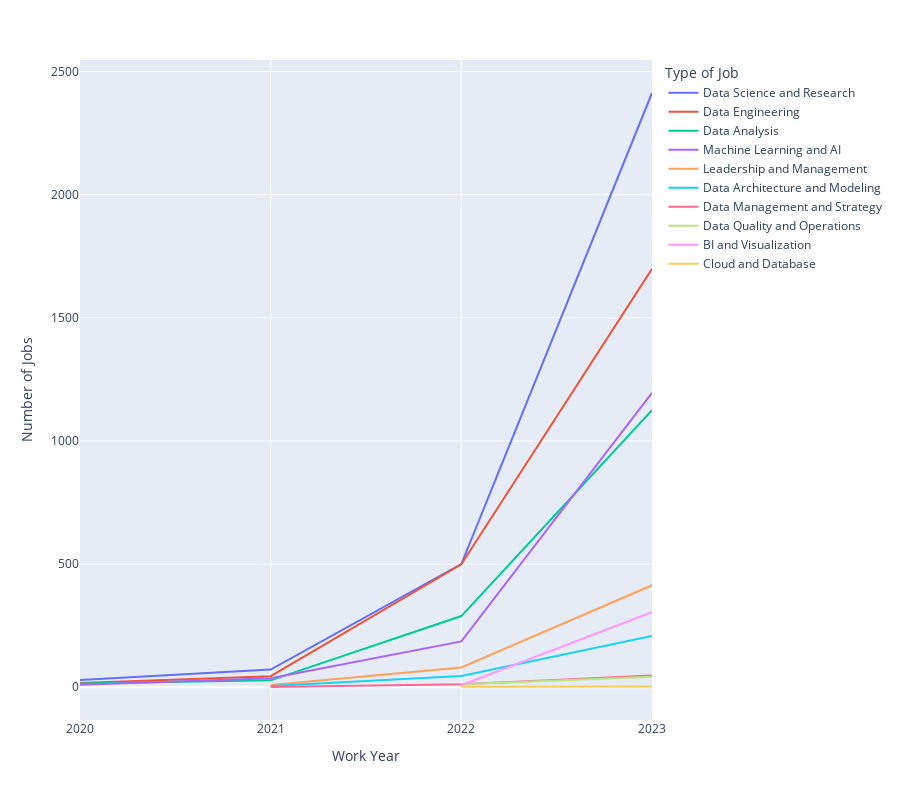

The notebook cell this image was saved under:
### Code cell
fig2 = px.line(
    df_job, 
    x = 'Work Year', 
    y = 'Number of Jobs', 
    color = 'Type of Job', 
    height = 800
)

(
fig2.update_xaxes(
    tickvals=[2020, 2021, 2022, 2023]
)
)

### Figure 1 — Plotly figure (JSON) as saved in the notebook; plotly's stock layout.template omitted (floating-point values rounded to 4 significant figures)
{"data": [{"hovertemplate": "Type of Job=Data Science and Research<br>Work Year=%{x}<br>Number of Jobs=%{y}<extra></extra>", "legendgroup": "Data Science and Research", "line": {"color": "#636efa", "dash": "solid"}, "marker": {"symbol": "circle"}, "mode": "lines", "name": "Data Science and Research", "orientation": "v", "showlegend": true, "type": "scatter", "x": [2020, 2021, 2022, 2023], "xaxis": "x", "y": [29, 72, 500, 2413], "yaxis": "y"}, {"hovertemplate": "Type of Job=Data Engineering<br>Work Year=%{x}<br>Number of Jobs=%{y}<extra></extra>", "legendgroup": "Data Engineering", "line": {"color": "#EF553B", "dash": "solid"}, "marker": {"symbol": "circle"}, "mode": "lines", "name": "Data Engineering", "orientation": "v", "showlegend": true, "type": "scatter", "x": [2020, 2021, 2022, 2023], "xaxis": "x", "y": [17, 45, 499, 1699], "yaxis": "y"}, {"hovertemplate": "Type of Job=Data Analysis<br>Work Year=%{x}<br>Number of Jobs=%{y}<extra></extra>", "legendgroup": "Data Analysis", "line": {"color": "#00cc96", "dash": "solid"}, "marker": {"symbol": "circle"}, "mode": "lines", "name": "Data Analysis", "orientation": "v", "showlegend": true, "type": "scatter", "x": [2020, 2021, 2022, 2023], "xaxis": "x", "y": [15, 28, 289, 1125], "yaxis": "y"}, {"hovertemplate": "Type of Job=Machine Learning and AI<br>Work Year=%{x}<br>Number of Jobs=%{y}<extra></extra>", "legendgroup": "Machine Learning and AI", "line": {"color": "#ab63fa", "dash": "solid"}, "marker": {"symbol": "circle"}, "mode": "lines", "name": "Machine Learning and AI", "orientation": "v", "showlegend": true, "type": "scatter", "x": [2020, 2021, 2022, 2023], "xaxis": "x", "y": [10, 37, 186, 1195], "yaxis": "y"}, {"hovertemplate": "Type of Job=Leadership and Management<br>Work Year=%{x}<br>Number of Jobs=%{y}<extra></extra>", "legendgroup": "Leadership and Management", "line": {"color": "#FFA15A", "dash": "solid"}, "marker": {"symbol": "circle"}, "mode": "lines", "name": "Leadership and Management", "orientation": "v", "showlegend": true, "type": "scatter", "x": [2021, 2022, 2023], "xaxis": "x", "y": [9, 80, 414], "yaxis": "y"}, {"hovertemplate": "Type of Job=Data Architecture and Modeling<br>Work Year=%{x}<br>Number of Jobs=%{y}<extra></extra>", "legendgroup": "Data Architecture and Modeling", "line": {"color": "#19d3f3", "dash": "solid"}, "marker": {"symbol": "circle"}, "mode": "lines", "name": "Data Architecture and Modeling", "orientation": "v", "showlegend": true, "type": "scatter", "x": [2021, 2022, 2023], "xaxis": "x", "y": [5, 46, 208], "yaxis": "y"}, {"hovertemplate": "Type of Job=Data Management and Strategy<br>Work Year=%{x}<br>Number of Jobs=%{y}<extra></extra>", "legendgroup": "Data Management and Strategy", "line": {"color": "#FF6692", "dash": "solid"}, "marker": {"symbol": "circle"}, "mode": "lines", "name": "Data Management and Strategy", "orientation": "v", "showlegend": true, "type": "scatter", "x": [2021, 2022, 2023], "xaxis": "x", "y": [1, 12, 48], "yaxis": "y"}, {"hovertemplate": "Type of Job=Data Quality and Operations<br>Work Year=%{x}<br>Number of Jobs=%{y}<extra></extra>", "legendgroup": "Data Quality and Operations", "line": {"color": "#B6E880", "dash": "solid"}, "marker": {"symbol": "circle"}, "mode": "lines", "name": "Data Quality and Operations", "orientation": "v", "showlegend": true, "type": "scatter", "x": [2022, 2023], "xaxis": "x", "y": [12, 43], "yaxis": "y"}, {"hovertemplate": "Type of Job=BI and Visualization<br>Work Year=%{x}<br>Number of Jobs=%{y}<extra></extra>", "legendgroup": "BI and Visualization", "line": {"color": "#FF97FF", "dash": "solid"}, "marker": {"symbol": "circle"}, "mode": "lines", "name": "BI and Visualization", "orientation": "v", "showlegend": true, "type": "scatter", "x": [2022, 2023], "xaxis": "x", "y": [8, 305], "yaxis": "y"}, {"hovertemplate": "Type of Job=Cloud and Database<br>Work Year=%{x}<br>Number of Jobs=%{y}<extra></extra>", "legendgroup": "Cloud and Database", "line": {"color": "#FECB52", "dash": "solid"}, "marker": {"symbol": "circle"}, "mode": "lines", "name": "Cloud and Database", "orientation": "v", "showlegend": true, "type": "scatter", "x": [2022, 2023], "xaxis": "x", "y": [2, 3], "yaxis": "y"}], "layout": {"height": 800, "legend": {"title": {"text": "Type of Job"}, "tracegroupgap": 0}, "margin": {"t": 60}, "xaxis": {"anchor": "y", "domain": [0, 1], "tickvals": [2020, 2021, 2022, 2023], "title": {"text": "Work Year"}}, "yaxis": {"anchor": "x", "domain": [0, 1], "title": {"text": "Number of Jobs"}}}}
